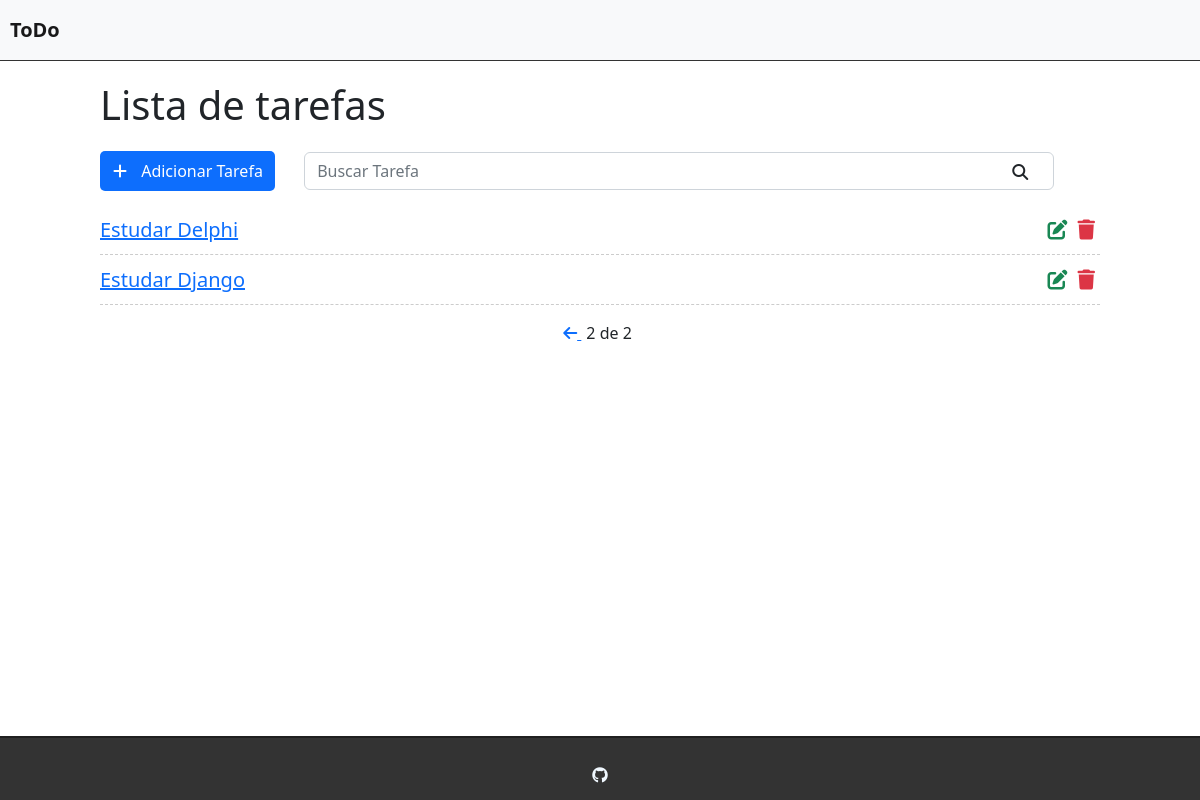
Before: /?page=2 with the older database file.
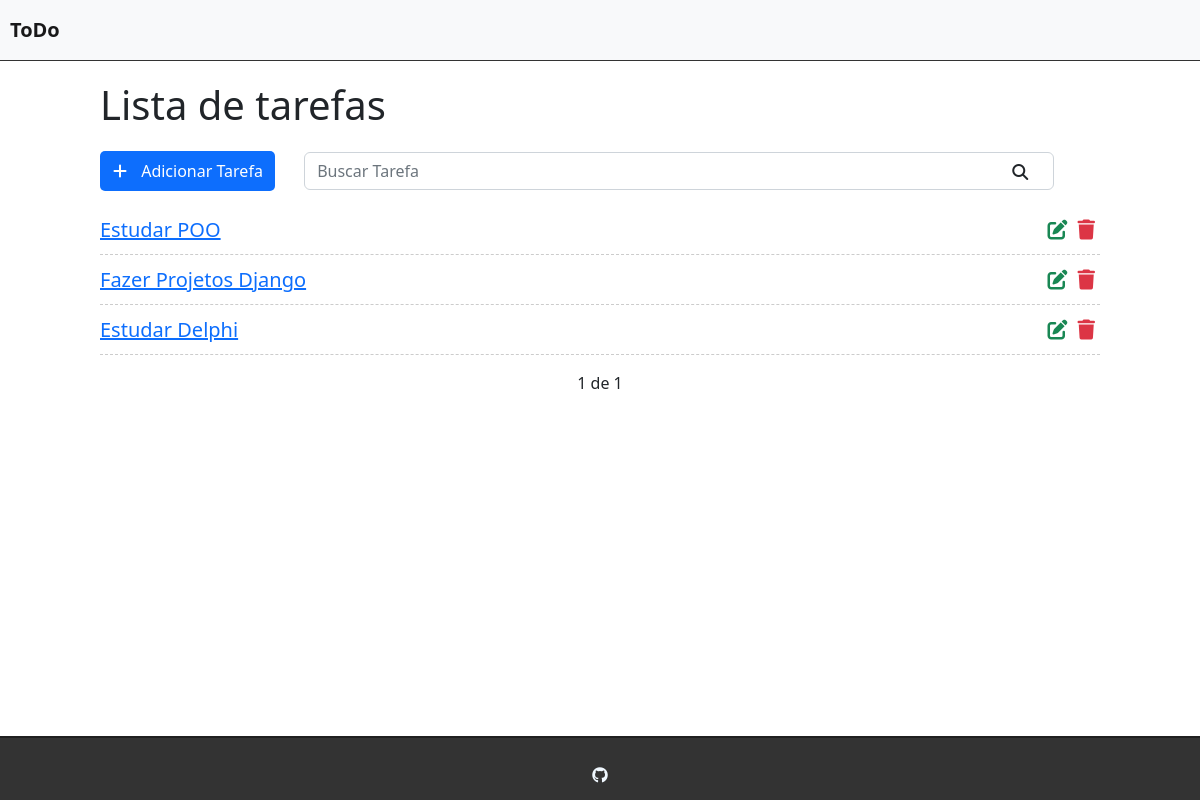
After: the same page with the newer database file.
### tasks/models.py (models this page shows, shortened)
class Task(models.Model):
    STATUS = (
        ('doing','Doing'),
        ('done','Done')
    )
    title = models.CharField(max_length = 255)
    description = models.TextField()
    done = models.CharField(
        max_length=5,
        choices = STATUS
        )
    created_at = models.DateTimeField(auto_now_add=True)
    updated_at = models.DateTimeField(auto_now=True)

### tasks/views.py (the view)
# urls.py: path('',views.taskList,name='task-list'),
def taskList(request):
    search =  request.GET.get('search')
    if search:
        tasks = Task.objects.filter(title__icontains=search)
        return render (request,'tasks/list.html',{'tasks':tasks})
    else:
        tasks_list = Task.objects.all().order_by('-created_at')
        paginator = Paginator(tasks_list, 3)
        page = request.GET.get('page')
        tasks = paginator.get_page(page)
        return render (request,'tasks/list.html',{'tasks':tasks})

### tasks/templates/tasks/list.html (shortened to what this page needs)
{% extends 'base.html' %}
{% block content %}
<div class="offset-1 col-10 list-div">
    <h1>Lista de tarefas</h1>
    <a id="add-link" href="newtask/">
        <div class="col-2 add-div">
            <i class="fas fa-plus"></i> Adicionar Tarefa
        </div>
    </a>
    <div class="col-9 search-div">
        <form method="GET" id="search-form">
            <input class="form-control" type="text" name='search' id="search" placeholder="Buscar Tarefa" value="{{ request.GET.search }}">
            <i class="fas fa-search" id="search-btn"></i>
        </form>
    </div>
    <ul class="task-list">
        {% for task in tasks %}
        <li class="task-item">
            <span><a href="/task/{{task.id}}"> {{task.title}} </a></span>
            <a class="delete-btn" href="deletetask/{{task.id}}"><span><i class="fas fa-trash"></i></span></a>
            <a href="edittask/{{task.id}} "><span><i class="fas fa-edit"></i></span></a>
        </li>
        {% endfor %}
    </ul>
    <div class="pagination">
        <span class="step-links">
            {% if tasks.has_previous %}
                <a href="?page={{ tasks.previous_page_number }}"> <i class="fas fa-arrow-left"></i> </a>
            {% endif %}
            {% if tasks.paginator.num_pages %}
            <span class="current-page">
                {{tasks.number}} de {{tasks.paginator.num_pages}}
            </span>
            {% else %}
            <span class="return">
                <a href="/">
                    <i class="fa-solid fa-arrow-left-long"> Voltar</i>
                </a>
            </span>
            {% endif %}
        </span>
    </div>
</div>
{% endblock %}

Changed rows visible on the page:
removed Task: title "Estudar Django"
added Task: title "Estudar POO"
added Task: title "Fazer Projetos Django"
Other visible differences:
{{ tasks.number }}: "2" → "1"
{{ tasks.paginator.num_pages }}: "2" → "1"
